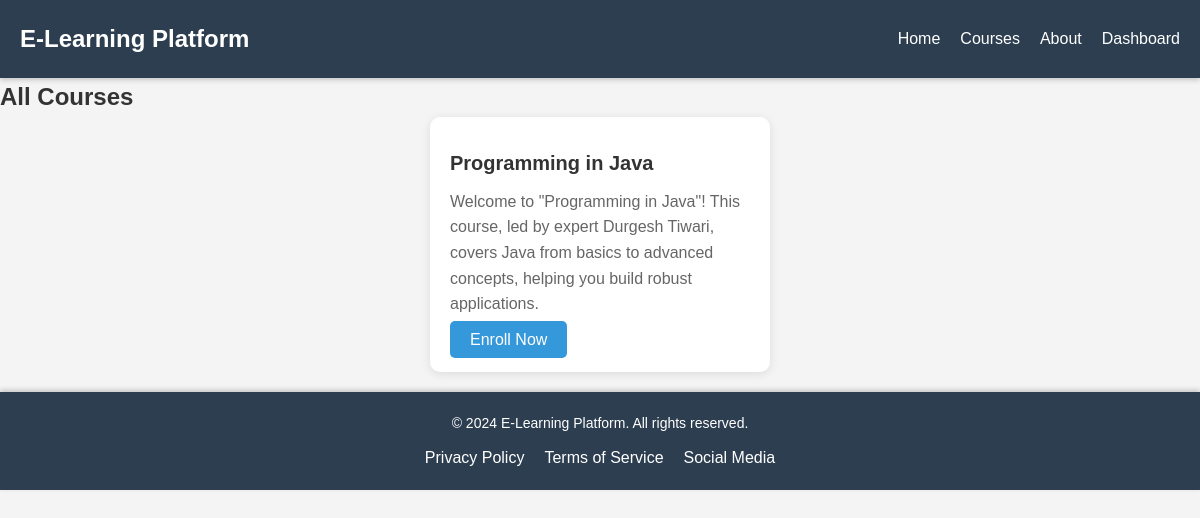
Page /courses/ on the committed database.
### main/models.py (models this page shows)
class Course(models.Model):
    title = models.CharField(max_length=200)
    instructor = models.CharField(max_length=100)
    description = models.TextField()
    category = models.CharField(max_length=100)
    thumbnail = models.ImageField(upload_to='thumbnails/')

### main/views.py (the view)
# urls.py: path('courses/', views.course_list, name='course_list'),
def course_list(request):
    courses = Course.objects.all()
    return render(request, 'main/course_list.html', {'courses': courses})

### main/templates/main/course_list.html (shortened to what this page needs)
<!DOCTYPE html>
<html lang="en">
<head>
    {% load static %}
    <link rel="stylesheet" href="{% static 'main/styles.css' %}">
</head>
<body>
    <header>
        <h1>E-Learning Platform</h1>
        <nav>
            <ul>
                <li><a href="{% url 'home' %}">Home</a></li>
                <li><a href="{% url 'course_list' %}">Courses</a></li>
                <li><a href="{% url 'about' %}">About</a></li>
                <li><a href="{% url 'dashboard' %}">Dashboard</a></li>
            </ul>
        </nav>
    </header>
    <section class="course-list">
        <h2>All Courses</h2>
        <div class="courses">
            {% for course in courses %}
            <div class="course">
                <h4>{{ course.title }}</h4>
                <p>{{ course.description }}</p>
                <a href="{% url 'course_detail' course.id %}" class="enroll-button">Enroll Now</a>
            </div>
            {% endfor %}
        </div>
    </section>
    <footer>
        <p>&copy; 2024 E-Learning Platform. All rights reserved.</p>
        <ul>
            <li><a href="#">Privacy Policy</a></li>
            <li><a href="#">Terms of Service</a></li>
            <li><a href="#">Social Media</a></li>
        </ul>
    </footer>
</body>
</html>

### main/static/main/styles.css (style rules this page uses)
body, h1, h2, h3, h4, p, ul, li, a { margin: 0; padding: 0; box-sizing: border-box; }
body { font-family: Arial, sans-serif; background-color: #f4f4f4; color: #333; line-height: 1.6; }
header { background-color: #2c3e50; color: #fff; padding: 20px; display: flex; justify-content: space-between; align-items: center; position: sticky; top: 0; z-index: 1000; box-shadow: 0 2px 5px rgba(0, 0, 0, 0.2); }
header h1 { font-size: 24px; font-weight: 700; }
nav ul { list-style-type: none; display: flex; gap: 20px; }
nav a { color: #fff; text-decoration: none; font-weight: 500; transition: color 0.3s; }
.courses { display: flex; gap: 20px; justify-content: center; flex-wrap: wrap; }
.course { background-color: #fff; padding: 20px; box-shadow: 0 2px 10px rgba(0, 0, 0, 0.1); border-radius: 10px; transition: transform 0.3s, box-shadow 0.3s; flex: 1; min-width: 300px; max-width: 300px; text-align: left; }
.course h4 { font-size: 20px; margin: 10px 0; color: #333; }
.course p { font-size: 16px; margin-bottom: 10px; color: #666; }
.enroll-button { background-color: #3498db; color: #fff; padding: 10px 20px; border: none; cursor: pointer; font-size: 16px; transition: background-color 0.3s, transform 0.3s; border-radius: 5px; text-align: center; text-decoration: none; }
footer { background-color: #2c3e50; color: #fff; text-align: center; padding: 20px 0; position: relative; bottom: 0; width: 100%; box-shadow: 0 -2px 5px rgba(0, 0, 0, 0.2); }
footer p { margin-bottom: 10px; font-size: 14px; }
footer ul { list-style-type: none; display: flex; justify-content: center; gap: 20px; }
footer a { color: #fff; text-decoration: none; transition: color 0.3s; }

### main/templates/main/course_list.html (style rules this page uses)
.course { margin-bottom: 20px; }

### rows in the picture
Course: title "Programming in Java", description "Welcome to \"Programming in Java\"! This course, led by expert Durgesh Tiwari, covers Java from basics to advanced concepts, helping you build robust applications."
